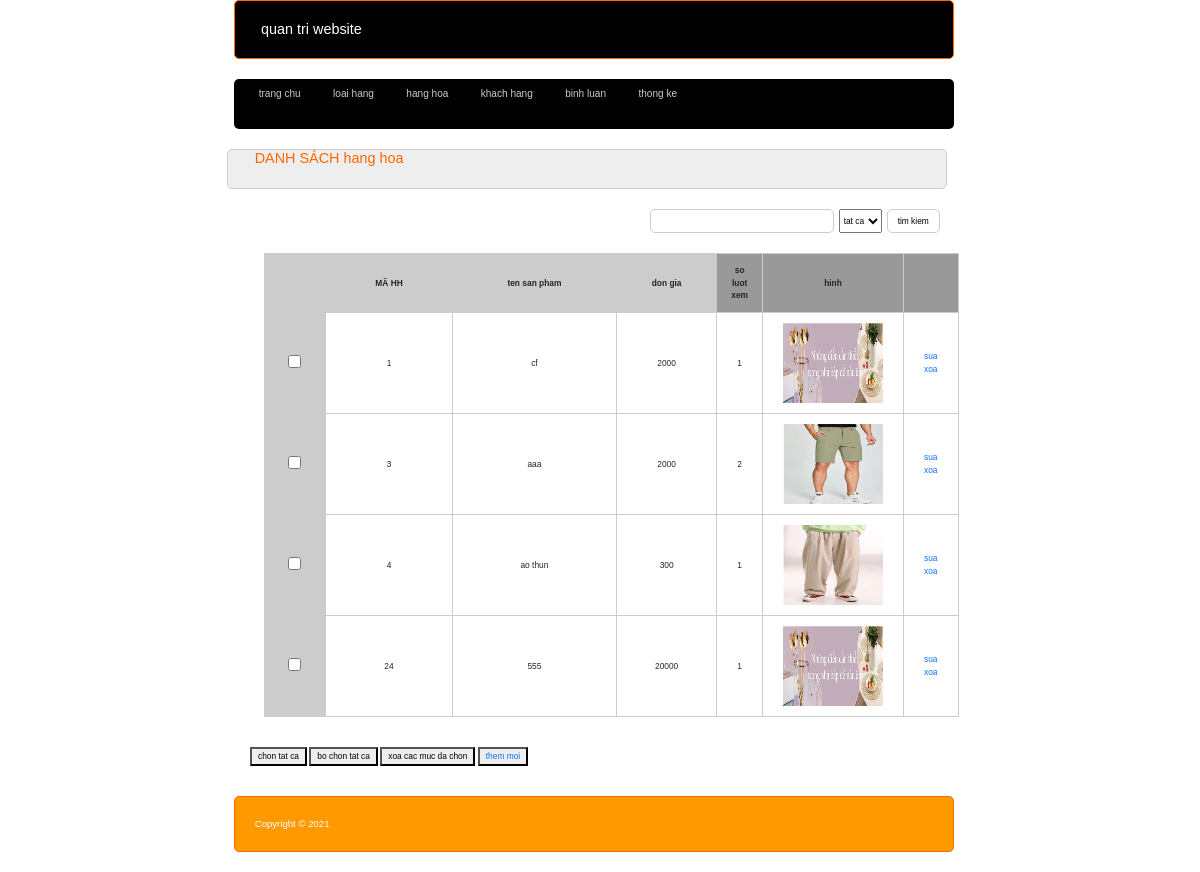
Screenshot of /admin/hang-hoa/index.php?btn_list with the database file from the repository.
### tables this page shows
CREATE TABLE `hang_hoa` (
  `ma_hh` int(20) NOT NULL,
  `ten_hh` varchar(255) NOT NULL,
  `don_gia` double(10,2) DEFAULT 0.00,
  `giam_gia` float NOT NULL,
  `hinh` varchar(50) DEFAULT NULL,
  `ngay_nhap` date NOT NULL,
  `mo_ta` text DEFAULT NULL,
  `dac_biet` int(11) NOT NULL,
  `so_luot_xem` int(11) NOT NULL DEFAULT 0,
  `idcata` int(20) NOT NULL
);

### admin/hang-hoa/index.php (called while the page is built, shortened)
<?php
require "../../global.php";
require_once "../../dao/hang-hoa.php";
require_once "../../dao/loai.php";
require_once "../../dao/pdo.php";
if (exist_param("btn_list")){
    $iteam= hang_hoa_selectall();
}
elseif(exist_param("btn_delete")){
    $ma_hh=$_REQUEST['ma_hh'];
    hang_hoa_delete($ma_hh);
    $iteam= hang_hoa_selectall();
    $VIEW_NAME = "list.php";
}
else{
    $loai_hang= loai_selectall();
    $VIEW_NAME = "add.php";
}
require "../layout.php";
?>

### dao/pdo.php (called while the page is built, shortened)
<?php
    function pdo_get_connection(){
        $servername = "localhost";
        $username = "root";
        $password = "";
        try {
        $conn = new PDO("mysql:host=$servername;dbname=bshop", $username, $password);
        $conn->setAttribute(PDO::ATTR_ERRMODE, PDO::ERRMODE_EXCEPTION);
        return $conn;
        } catch(PDOException $e) {
        echo "Lỗi kết nối: " . $e->getMessage();
        }
    }
    function pdo_query($sql){
        $sql_args = array_slice(func_get_args(), 1);
        try{
            $conn = pdo_get_connection();
            $stmt = $conn->prepare($sql);
            $stmt->execute($sql_args);
            $rows = $stmt->fetchAll();
            return $rows;
        }
        catch(PDOException $e){
            throw $e;
        }
        finally{
            unset($conn);
        }
    }

### dao/hang-hoa.php (called while the page is built, shortened)
<?php
require_once 'pdo.php';
function hang_hoa_selectall(){
    $sql="select * from hang_hoa";
    return pdo_query($sql);
}
?>

### global.php (called while the page is built, shortened)
<?php
$ROOT_URL="/bshop";
$hinhpath="$ROOT_URL/upload/";
?>

### admin/hang-hoa/list.php (the view, shortened to what this page needs)
<div class="row frmtitle">
    <H1>DANH SÁCH hang hoa</H1>
</div>
<div class="row frmcontent">
  <div class="row mb10 frmdsloai">
    <form action="index.php?btn_listsp" method="post">
    <div class="timkiem" style="width:300px;display:flex;float:right">
      <input type="text"  name="kyw" style="margin: 0px 5px">
      <select name="iddm" id="">
        <option value="0">tat ca</option>
                        </select>
       <input style="margin: 0px 5px" type="submit" name="listok" value="tim kiem">
    </form>
    </div>
    <div class="row frmcontent">
      <div class="row mb10 frmdsloai">
        <table>
          <thead>
            <tr>
              <th></th>
              <th>MÃ HH</th>
              <th>ten san pham</th>
              <th>don gia</th>
              <th>so luot xem</th>
              <th>hinh</th>
              <th><img src="" height="40px" alt=""></th>
            </tr>
            </thead>
            <tbody>
          <?php
          foreach ($iteam as $item) {
            extract($item);
            $hinhpatha=$hinhpath. $hinh;
            echo '<th><input type="checkbox"></th>
<td>'. $ma_hh .'</td>
<td>'. $ten_hh .'</td>
<td>'. $don_gia .'</td>
<td>'. $so_luot_xem .'</td>
<td> <img src="'.$hinhpatha.'" height="80px" alt=""> </td>
<td>
  <a href="index.php?btn_edit&ma_hh='. $ma_hh .'">sua</a>
  <a href="index.php?btn_delete&ma_hh='. $ma_hh .'">xoa</a>
</td>';
          ?>
            </tbody>
          <?php } ?>
        </table>
      </div>
    </div>
    <div class="col-12">
      <button>chon tat ca</button>
      <button>bo chon tat ca</button>
      <button>xoa cac muc da chon</button>
      <button><a href="index.php">them moi</a></button>
    </div>
  </div>
</div>

### content/css/tc.css (style rules this page uses)
* { box-sizing: border-box; font-family: sans-serif; font-size: 0.7vw; }
.row { float: left; width: 100%; }
.mb10 { margin-bottom: 10px; }
a { text-decoration: none; }
h1 { margin: 20px 0px; font-size: 1.2vw; color: #F60; }
table { width: 100%; border-collapse: collapse; }
th { background-color: #999; padding: 10px; }
th, td { border: 1px #CCC solid; text-align: center; }
td img { width: 100px; }
.formtaikhoan input[type="text"], .formtaikhoan input[type="password"], .frmcontent input[type="text"] { width: 100%; border: 1px #CCC solid; padding: 5px 10px; border-radius: 5px; }
.formtaikhoan input[type="submit"], .frmcontent input[type="submit"], .frmcontent input[type="reset"], .frmcontent input[type="button"] { border-radius: 5px; padding: 5px 10px; background-color: white; border: 1px #CCC solid; }
.frmtitle { background-color: #EEE; border: 1px #CCC solid; color: #666; border-radius: 5px; padding: 0px 20px; }
.frmcontent { padding: 20px 0px; margin-left: 10px; }
.frmdsloai table { width: 100%; border-collapse: collapse; margin-left: 10px; }
.frmdsloai table th:nth-child(1) { width: 10%; padding: 20px; background-color: #CCC; }
.frmdsloai table th:nth-child(2) { width: 30%; background-color: #CCC; }
.frmdsloai table th:nth-child(3) { width: 40%; background-color: #CCC; }
.frmdsloai table th:nth-child(4) { width: 20%; background-color: #CCC; }
.frmdsloai table td { padding: 10px 20px; border: 1px #CCC solid; }

### rows the page displays
hang_hoa: ma_hh "1", ten_hh "cf", don_gia "2000", so_luot_xem "1", hinh (picture)
hang_hoa: ma_hh "3", ten_hh "aaa", don_gia "2000", so_luot_xem "2", hinh (picture)
hang_hoa: ma_hh "4", ten_hh "ao thun", don_gia "300", so_luot_xem "1", hinh (picture)
hang_hoa: ma_hh "24", ten_hh "555", don_gia "20000", so_luot_xem "1", hinh (picture)
